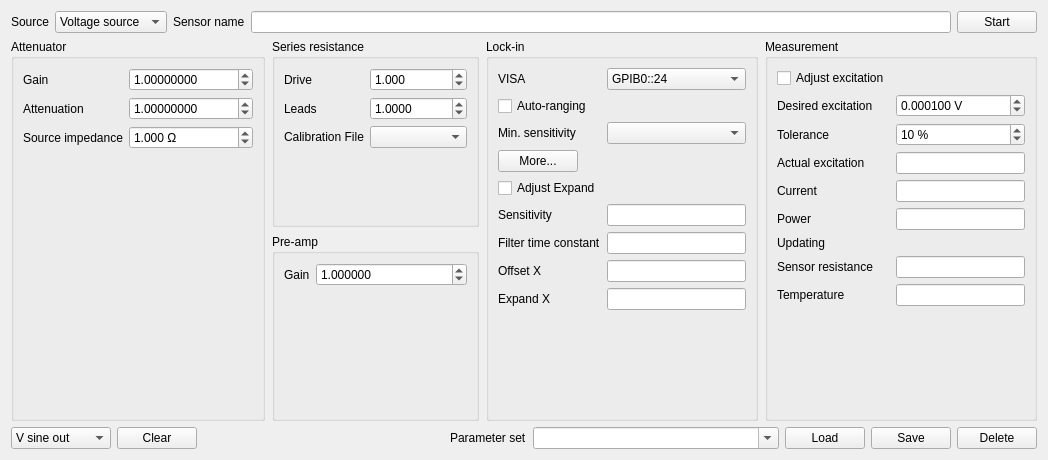
<?xml version="1.0" encoding="UTF-8"?>
<ui version="4.0">
 <class>Form</class>
 <widget class="QWidget" name="Form">
  <property name="geometry">
   <rect>
    <x>0</x>
    <y>0</y>
    <width>1048</width>
    <height>460</height>
   </rect>
  </property>
  <property name="windowTitle">
   <string>Form</string>
  </property>
  <layout class="QVBoxLayout" name="verticalLayout_2">
   <item>
    <layout class="QVBoxLayout" name="verticalLayout">
     <item>
      <layout class="QHBoxLayout" name="horizontalLayout_5">
       <item>
        <widget class="QLabel" name="label_8">
         <property name="text">
          <string>Source</string>
         </property>
        </widget>
       </item>
       <item>
        <widget class="QComboBox" name="sourceCombo">
         <item>
          <property name="text">
           <string>Voltage source</string>
          </property>
         </item>
         <item>
          <property name="text">
           <string> 50 mA FS</string>
          </property>
         </item>
         <item>
          <property name="text">
           <string>  5 mA FS</string>
          </property>
         </item>
         <item>
          <property name="text">
           <string>500 uA FS</string>
          </property>
         </item>
         <item>
          <property name="text">
           <string> 50 uA FS</string>
          </property>
         </item>
         <item>
          <property name="text">
           <string>  5 uA FS</string>
          </property>
         </item>
         <item>
          <property name="text">
           <string>500 nA FS</string>
          </property>
         </item>
        </widget>
       </item>
       <item>
        <widget class="QLabel" name="label_14">
         <property name="text">
          <string>Sensor name</string>
         </property>
        </widget>
       </item>
       <item>
        <widget class="QLineEdit" name="sensorNameLe"/>
       </item>
       <item>
        <widget class="QPushButton" name="runPb">
         <property name="sizePolicy">
          <sizepolicy hsizetype="Minimum" vsizetype="Maximum">
           <horstretch>0</horstretch>
           <verstretch>0</verstretch>
          </sizepolicy>
         </property>
         <property name="text">
          <string>Start</string>
         </property>
        </widget>
       </item>
       <item>
        <layout class="QHBoxLayout" name="horizontalLayout_22"/>
       </item>
      </layout>
     </item>
     <item>
      <layout class="QHBoxLayout" name="horizontalLayout_6">
       <property name="spacing">
        <number>7</number>
       </property>
       <item>
        <widget class="QGroupBox" name="attenuatorGroupBox">
         <property name="title">
          <string>Attenuator</string>
         </property>
         <layout class="QHBoxLayout" name="horizontalLayout">
          <item>
           <layout class="QFormLayout" name="formLayout">
            <property name="fieldGrowthPolicy">
             <enum>QFormLayout::AllNonFixedFieldsGrow</enum>
            </property>
            <item row="0" column="0">
             <widget class="QLabel" name="label">
              <property name="text">
               <string>Gain</string>
              </property>
              <property name="buddy">
               <cstring>attenuatorGainSb</cstring>
              </property>
             </widget>
            </item>
            <item row="0" column="1">
             <widget class="ScientificDoubleSpinBox" name="attenuatorGainSb">
              <property name="keyboardTracking">
               <bool>false</bool>
              </property>
              <property name="decimals">
               <number>8</number>
              </property>
              <property name="minimum">
               <double>0.000001000000000</double>
              </property>
              <property name="maximum">
               <double>1000000.000000000000000</double>
              </property>
              <property name="singleStep">
               <double>0.000001000000000</double>
              </property>
              <property name="value">
               <double>1.000000000000000</double>
              </property>
             </widget>
            </item>
            <item row="1" column="0">
             <widget class="QLabel" name="label_3">
              <property name="text">
               <string>Attenuation</string>
              </property>
              <property name="buddy">
               <cstring>attenuatorAttenuationSb</cstring>
              </property>
             </widget>
            </item>
            <item row="1" column="1">
             <widget class="ScientificDoubleSpinBox" name="attenuatorAttenuationSb">
              <property name="keyboardTracking">
               <bool>false</bool>
              </property>
              <property name="decimals">
               <number>8</number>
              </property>
              <property name="minimum">
               <double>0.000001000000000</double>
              </property>
              <property name="maximum">
               <double>1000000.000000000000000</double>
              </property>
              <property name="singleStep">
               <double>0.000001000000000</double>
              </property>
              <property name="value">
               <double>1.000000000000000</double>
              </property>
             </widget>
            </item>
            <item row="2" column="0">
             <widget class="QLabel" name="label_2">
              <property name="text">
               <string>Source impedance</string>
              </property>
              <property name="buddy">
               <cstring>sourceImpedanceSb</cstring>
              </property>
             </widget>
            </item>
            <item row="2" column="1">
             <widget class="QDoubleSpinBox" name="sourceImpedanceSb">
              <property name="keyboardTracking">
               <bool>false</bool>
              </property>
              <property name="suffix">
               <string> Ω</string>
              </property>
              <property name="decimals">
               <number>3</number>
              </property>
              <property name="minimum">
               <double>0.000000000000000</double>
              </property>
              <property name="maximum">
               <double>1000000000.000000000000000</double>
              </property>
              <property name="singleStep">
               <double>0.001000000000000</double>
              </property>
              <property name="value">
               <double>1.000000000000000</double>
              </property>
             </widget>
            </item>
           </layout>
          </item>
         </layout>
        </widget>
       </item>
       <item>
        <layout class="QVBoxLayout" name="verticalLayout_10">
         <item>
          <widget class="QGroupBox" name="seriesResistanceGroupBox">
           <property name="title">
            <string>Series resistance</string>
           </property>
           <layout class="QFormLayout" name="formLayout_9">
            <property name="fieldGrowthPolicy">
             <enum>QFormLayout::AllNonFixedFieldsGrow</enum>
            </property>
            <item row="0" column="0" colspan="2">
             <layout class="QFormLayout" name="formLayout_2">
              <property name="fieldGrowthPolicy">
               <enum>QFormLayout::AllNonFixedFieldsGrow</enum>
              </property>
              <item row="0" column="0">
               <widget class="QLabel" name="label_24">
                <property name="text">
                 <string>Drive</string>
                </property>
                <property name="buddy">
                 <cstring>driveResistanceSb</cstring>
                </property>
               </widget>
              </item>
              <item row="0" column="1">
               <widget class="QDoubleSpinBox" name="driveResistanceSb">
                <property name="keyboardTracking">
                 <bool>false</bool>
                </property>
                <property name="decimals">
                 <number>3</number>
                </property>
                <property name="minimum">
                 <double>0.000000000000000</double>
                </property>
                <property name="maximum">
                 <double>1000000000.000000000000000</double>
                </property>
                <property name="singleStep">
                 <double>0.000100000000000</double>
                </property>
                <property name="value">
                 <double>1.000000000000000</double>
                </property>
               </widget>
              </item>
              <item row="1" column="0">
               <widget class="QLabel" name="label_25">
                <property name="text">
                 <string>Leads</string>
                </property>
                <property name="buddy">
                 <cstring>leadResistanceSb</cstring>
                </property>
               </widget>
              </item>
              <item row="1" column="1">
               <widget class="QDoubleSpinBox" name="leadResistanceSb">
                <property name="keyboardTracking">
                 <bool>false</bool>
                </property>
                <property name="decimals">
                 <number>4</number>
                </property>
                <property name="minimum">
                 <double>0.001000000000000</double>
                </property>
                <property name="maximum">
                 <double>1000000000.000000000000000</double>
                </property>
                <property name="singleStep">
                 <double>0.001000000000000</double>
                </property>
                <property name="value">
                 <double>1.000000000000000</double>
                </property>
               </widget>
              </item>
              <item row="2" column="0">
               <widget class="QLabel" name="label_26">
                <property name="text">
                 <string>Calibration File</string>
                </property>
                <property name="buddy">
                 <cstring>calibrationCombo</cstring>
                </property>
               </widget>
              </item>
              <item row="2" column="1">
               <widget class="QComboBox" name="calibrationCombo"/>
              </item>
             </layout>
            </item>
           </layout>
          </widget>
         </item>
         <item>
          <widget class="QGroupBox" name="preampGroupBox">
           <property name="title">
            <string>Pre-amp</string>
           </property>
           <layout class="QHBoxLayout" name="horizontalLayout_3">
            <item>
             <layout class="QFormLayout" name="formLayout_3">
              <property name="fieldGrowthPolicy">
               <enum>QFormLayout::AllNonFixedFieldsGrow</enum>
              </property>
              <item row="0" column="0">
               <widget class="QLabel" name="label_10">
                <property name="text">
                 <string>Gain</string>
                </property>
                <property name="buddy">
                 <cstring>preampGainSb</cstring>
                </property>
               </widget>
              </item>
              <item row="0" column="1">
               <widget class="QDoubleSpinBox" name="preampGainSb">
                <property name="keyboardTracking">
                 <bool>false</bool>
                </property>
                <property name="decimals">
                 <number>6</number>
                </property>
                <property name="minimum">
                 <double>0.000010000000000</double>
                </property>
                <property name="maximum">
                 <double>1000000.000000000000000</double>
                </property>
                <property name="singleStep">
                 <double>0.000100000000000</double>
                </property>
                <property name="value">
                 <double>1.000000000000000</double>
                </property>
               </widget>
              </item>
             </layout>
            </item>
           </layout>
          </widget>
         </item>
        </layout>
       </item>
       <item>
        <layout class="QVBoxLayout" name="verticalLayout_3">
         <item>
          <widget class="QGroupBox" name="groupBox_2">
           <property name="title">
            <string>Lock-in</string>
           </property>
           <layout class="QHBoxLayout" name="horizontalLayout_8">
            <item>
             <layout class="QFormLayout" name="formLayout_5">
              <item row="0" column="0">
               <widget class="QLabel" name="label_7">
                <property name="text">
                 <string>VISA</string>
                </property>
                <property name="buddy">
                 <cstring>visaCombo</cstring>
                </property>
               </widget>
              </item>
              <item row="0" column="1">
               <widget class="VisaCombo" name="visaCombo">
                <property name="enabled">
                 <bool>true</bool>
                </property>
                <item>
                 <property name="text">
                  <string>GPIB0::24</string>
                 </property>
                </item>
               </widget>
              </item>
              <item row="1" column="0">
               <widget class="QCheckBox" name="autoRangingCb">
                <property name="text">
                 <string>Auto-ranging</string>
                </property>
               </widget>
              </item>
              <item row="2" column="0">
               <widget class="QLabel" name="label_18">
                <property name="text">
                 <string>Min. sensitivity</string>
                </property>
                <property name="buddy">
                 <cstring>minSensitivityCombo</cstring>
                </property>
               </widget>
              </item>
              <item row="2" column="1">
               <widget class="EnumComboBox" name="minSensitivityCombo"/>
              </item>
              <item row="3" column="0">
               <widget class="QPushButton" name="morePb">
                <property name="text">
                 <string>More...</string>
                </property>
               </widget>
              </item>
              <item row="6" column="0">
               <widget class="QLabel" name="label_22">
                <property name="text">
                 <string>Sensitivity</string>
                </property>
                <property name="buddy">
                 <cstring>sensLineEdit</cstring>
                </property>
               </widget>
              </item>
              <item row="7" column="0">
               <widget class="QLabel" name="label_23">
                <property name="text">
                 <string>Filter time constant</string>
                </property>
                <property name="buddy">
                 <cstring>filterTcLineEdit</cstring>
                </property>
               </widget>
              </item>
              <item row="7" column="1">
               <widget class="QLineEdit" name="filterTcLineEdit">
                <property name="readOnly">
                 <bool>true</bool>
                </property>
               </widget>
              </item>
              <item row="4" column="0">
               <widget class="QCheckBox" name="adjOffsetCb">
                <property name="toolTip">
                 <string>&lt;html&gt;&lt;head/&gt;&lt;body&gt;&lt;p&gt;Check to take measurements with optimum offset and expand&lt;/p&gt;&lt;/body&gt;&lt;/html&gt;</string>
                </property>
                <property name="text">
                 <string>Adjust Expand</string>
                </property>
               </widget>
              </item>
              <item row="6" column="1">
               <widget class="QLineEdit" name="sensLineEdit"/>
              </item>
              <item row="8" column="0">
               <widget class="QLabel" name="label_16">
                <property name="text">
                 <string>Offset X</string>
                </property>
                <property name="buddy">
                 <cstring>offsetXLineEdit</cstring>
                </property>
               </widget>
              </item>
              <item row="8" column="1">
               <widget class="QLineEdit" name="offsetXLineEdit"/>
              </item>
              <item row="9" column="0">
               <widget class="QLabel" name="label_53">
                <property name="text">
                 <string>Expand X</string>
                </property>
                <property name="buddy">
                 <cstring>expandXLineEdit</cstring>
                </property>
               </widget>
              </item>
              <item row="9" column="1">
               <widget class="QLineEdit" name="expandXLineEdit"/>
              </item>
             </layout>
            </item>
           </layout>
          </widget>
         </item>
        </layout>
       </item>
       <item>
        <widget class="QGroupBox" name="groupBox">
         <property name="title">
          <string>Measurement</string>
         </property>
         <layout class="QHBoxLayout" name="horizontalLayout_4">
          <item>
           <layout class="QFormLayout" name="formLayout_4">
            <item row="0" column="0">
             <widget class="QCheckBox" name="adjustExcitationCb">
              <property name="text">
               <string>Adjust excitation</string>
              </property>
             </widget>
            </item>
            <item row="1" column="0">
             <widget class="QLabel" name="label_4">
              <property name="text">
               <string>Desired excitation</string>
              </property>
              <property name="buddy">
               <cstring>sensorVoltageSb</cstring>
              </property>
             </widget>
            </item>
            <item row="1" column="1">
             <widget class="QDoubleSpinBox" name="sensorVoltageSb">
              <property name="keyboardTracking">
               <bool>false</bool>
              </property>
              <property name="suffix">
               <string> V</string>
              </property>
              <property name="decimals">
               <number>6</number>
              </property>
              <property name="singleStep">
               <double>0.000001000000000</double>
              </property>
              <property name="value">
               <double>0.000100000000000</double>
              </property>
             </widget>
            </item>
            <item row="2" column="0">
             <widget class="QLabel" name="label_17">
              <property name="text">
               <string>Tolerance</string>
              </property>
              <property name="buddy">
               <cstring>toleranceSb</cstring>
              </property>
             </widget>
            </item>
            <item row="2" column="1">
             <widget class="QSpinBox" name="toleranceSb">
              <property name="suffix">
               <string> %</string>
              </property>
              <property name="maximum">
               <number>100</number>
              </property>
              <property name="value">
               <number>10</number>
              </property>
             </widget>
            </item>
            <item row="3" column="0">
             <widget class="QLabel" name="label_5">
              <property name="text">
               <string>Actual excitation</string>
              </property>
              <property name="buddy">
               <cstring>sensorVoltageIndicator</cstring>
              </property>
             </widget>
            </item>
            <item row="3" column="1">
             <widget class="EngineeringIndicator" name="sensorVoltageIndicator">
              <property name="text">
               <string/>
              </property>
             </widget>
            </item>
            <item row="4" column="0">
             <widget class="QLabel" name="label_15">
              <property name="text">
               <string>Current</string>
              </property>
              <property name="buddy">
               <cstring>sensorCurrentIndicator</cstring>
              </property>
             </widget>
            </item>
            <item row="4" column="1">
             <widget class="EngineeringIndicator" name="sensorCurrentIndicator">
              <property name="text">
               <string/>
              </property>
             </widget>
            </item>
            <item row="5" column="0">
             <widget class="QLabel" name="label_6">
              <property name="text">
               <string>Power</string>
              </property>
              <property name="buddy">
               <cstring>sensorPowerIndicator</cstring>
              </property>
             </widget>
            </item>
            <item row="5" column="1">
             <widget class="EngineeringIndicator" name="sensorPowerIndicator">
              <property name="text">
               <string/>
              </property>
             </widget>
            </item>
            <item row="6" column="0">
             <widget class="QLabel" name="label_21">
              <property name="text">
               <string>Updating</string>
              </property>
             </widget>
            </item>
            <item row="6" column="1">
             <widget class="LedIndicator" name="updateLed">
              <property name="color" stdset="0">
               <color>
                <red>0</red>
                <green>170</green>
                <blue>0</blue>
               </color>
              </property>
             </widget>
            </item>
            <item row="7" column="0">
             <widget class="QLabel" name="label_13">
              <property name="text">
               <string>Sensor resistance</string>
              </property>
              <property name="buddy">
               <cstring>sensorIndicator</cstring>
              </property>
             </widget>
            </item>
            <item row="7" column="1">
             <widget class="EngineeringIndicator" name="sensorIndicator">
              <property name="text">
               <string/>
              </property>
             </widget>
            </item>
            <item row="8" column="0">
             <widget class="QLabel" name="label_19">
              <property name="text">
               <string>Temperature</string>
              </property>
              <property name="buddy">
               <cstring>temperatureIndicator</cstring>
              </property>
             </widget>
            </item>
            <item row="8" column="1">
             <widget class="TemperatureIndicator" name="temperatureIndicator"/>
            </item>
           </layout>
          </item>
         </layout>
        </widget>
       </item>
      </layout>
     </item>
     <item>
      <layout class="QHBoxLayout" name="horizontalLayout_7">
       <item>
        <widget class="QComboBox" name="plotYAxisCombo">
         <property name="sizePolicy">
          <sizepolicy hsizetype="Preferred" vsizetype="Fixed">
           <horstretch>0</horstretch>
           <verstretch>0</verstretch>
          </sizepolicy>
         </property>
         <property name="minimumSize">
          <size>
           <width>80</width>
           <height>0</height>
          </size>
         </property>
         <item>
          <property name="text">
           <string>V sine out</string>
          </property>
         </item>
         <item>
          <property name="text">
           <string>Temperature</string>
          </property>
         </item>
         <item>
          <property name="text">
           <string>X</string>
          </property>
         </item>
         <item>
          <property name="text">
           <string>Y</string>
          </property>
         </item>
         <item>
          <property name="text">
           <string>R</string>
          </property>
         </item>
         <item>
          <property name="text">
           <string>V sensor</string>
          </property>
         </item>
         <item>
          <property name="text">
           <string>P sensor</string>
          </property>
         </item>
        </widget>
       </item>
       <item>
        <widget class="QPushButton" name="clearPb">
         <property name="text">
          <string>Clear</string>
         </property>
        </widget>
       </item>
       <item>
        <spacer name="horizontalSpacer_2">
         <property name="orientation">
          <enum>Qt::Horizontal</enum>
         </property>
         <property name="sizeHint" stdset="0">
          <size>
           <width>40</width>
           <height>20</height>
          </size>
         </property>
        </spacer>
       </item>
       <item>
        <widget class="QLabel" name="label_9">
         <property name="text">
          <string>Parameter set</string>
         </property>
        </widget>
       </item>
       <item>
        <widget class="QComboBox" name="configCombo">
         <property name="sizePolicy">
          <sizepolicy hsizetype="Expanding" vsizetype="Fixed">
           <horstretch>0</horstretch>
           <verstretch>0</verstretch>
          </sizepolicy>
         </property>
         <property name="minimumSize">
          <size>
           <width>60</width>
           <height>0</height>
          </size>
         </property>
         <property name="toolTip">
          <string>Pick one of the saved parameter sets or create a new one by typing in a name</string>
         </property>
         <property name="editable">
          <bool>true</bool>
         </property>
        </widget>
       </item>
       <item>
        <widget class="QPushButton" name="loadPb">
         <property name="toolTip">
          <string>Load parameters from selected parameter set</string>
         </property>
         <property name="text">
          <string>Load</string>
         </property>
        </widget>
       </item>
       <item>
        <widget class="QPushButton" name="savePb">
         <property name="toolTip">
          <string>Save current parameters to selected parameter set</string>
         </property>
         <property name="text">
          <string>Save</string>
         </property>
        </widget>
       </item>
       <item>
        <widget class="QPushButton" name="deletePb">
         <property name="toolTip">
          <string>Delete the selected parameter set</string>
         </property>
         <property name="text">
          <string>Delete</string>
         </property>
        </widget>
       </item>
      </layout>
     </item>
    </layout>
   </item>
  </layout>
 </widget>
 <customwidgets>
  <customwidget>
   <class>LedIndicator</class>
   <extends>QWidget</extends>
   <header>LabWidgets.Indicators</header>
  </customwidget>
  <customwidget>
   <class>TemperatureIndicator</class>
   <extends>QLineEdit</extends>
   <header>LabWidgets.Indicators</header>
  </customwidget>
  <customwidget>
   <class>EngineeringIndicator</class>
   <extends>QLineEdit</extends>
   <header>LabWidgets.Indicators</header>
  </customwidget>
  <customwidget>
   <class>ScientificDoubleSpinBox</class>
   <extends>QDoubleSpinBox</extends>
   <header>LabWidgets.Indicators</header>
  </customwidget>
  <customwidget>
   <class>EnumComboBox</class>
   <extends>QComboBox</extends>
   <header>LabWidgets.SilentWidgets</header>
  </customwidget>
  <customwidget>
   <class>VisaCombo</class>
   <extends>QComboBox</extends>
   <header>Visa.VisaWidgets</header>
  </customwidget>
 </customwidgets>
 <resources/>
 <connections/>
</ui>
